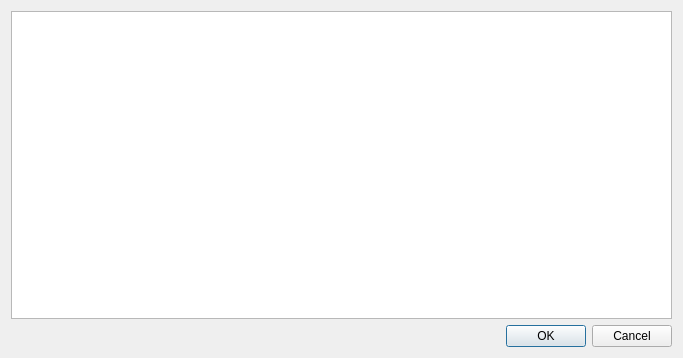
<?xml version="1.0" encoding="UTF-8"?>
<ui version="4.0">
 <class>Environment</class>
 <widget class="QDialog" name="Environment">
  <property name="geometry">
   <rect>
    <x>0</x>
    <y>0</y>
    <width>683</width>
    <height>358</height>
   </rect>
  </property>
  <property name="windowTitle">
   <string>Dialog</string>
  </property>
  <layout class="QVBoxLayout" name="verticalLayout">
   <item>
    <widget class="QTableView" name="tableView"/>
   </item>
   <item>
    <widget class="QDialogButtonBox" name="buttonBox">
     <property name="orientation">
      <enum>Qt::Horizontal</enum>
     </property>
     <property name="standardButtons">
      <set>QDialogButtonBox::Cancel|QDialogButtonBox::Ok</set>
     </property>
    </widget>
   </item>
  </layout>
 </widget>
 <resources/>
 <connections>
  <connection>
   <sender>buttonBox</sender>
   <signal>accepted()</signal>
   <receiver>Environment</receiver>
   <slot>accept()</slot>
   <hints>
    <hint type="sourcelabel">
     <x>248</x>
     <y>254</y>
    </hint>
    <hint type="destinationlabel">
     <x>157</x>
     <y>274</y>
    </hint>
   </hints>
  </connection>
  <connection>
   <sender>buttonBox</sender>
   <signal>rejected()</signal>
   <receiver>Environment</receiver>
   <slot>reject()</slot>
   <hints>
    <hint type="sourcelabel">
     <x>316</x>
     <y>260</y>
    </hint>
    <hint type="destinationlabel">
     <x>286</x>
     <y>274</y>
    </hint>
   </hints>
  </connection>
 </connections>
</ui>
